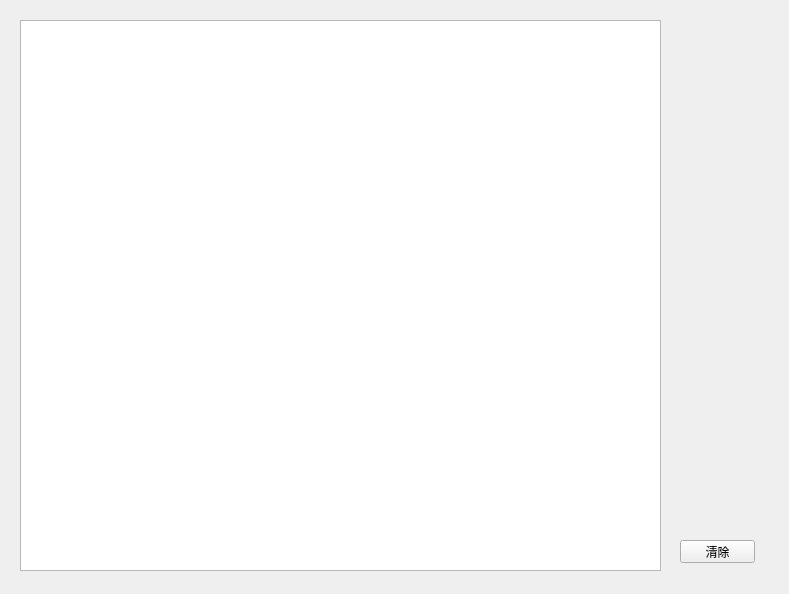
<?xml version="1.0" encoding="UTF-8"?>
<ui version="4.0">
 <class>DisplayWindow</class>
 <widget class="QWidget" name="DisplayWindow">
  <property name="geometry">
   <rect>
    <x>0</x>
    <y>0</y>
    <width>789</width>
    <height>594</height>
   </rect>
  </property>
  <property name="windowTitle">
   <string>Form</string>
  </property>
  <widget class="QTextEdit" name="textEdit">
   <property name="geometry">
    <rect>
     <x>20</x>
     <y>20</y>
     <width>641</width>
     <height>551</height>
    </rect>
   </property>
  </widget>
  <widget class="QPushButton" name="clear_Btn">
   <property name="geometry">
    <rect>
     <x>680</x>
     <y>540</y>
     <width>75</width>
     <height>23</height>
    </rect>
   </property>
   <property name="text">
    <string>清除</string>
   </property>
  </widget>
 </widget>
 <resources/>
 <connections/>
</ui>
